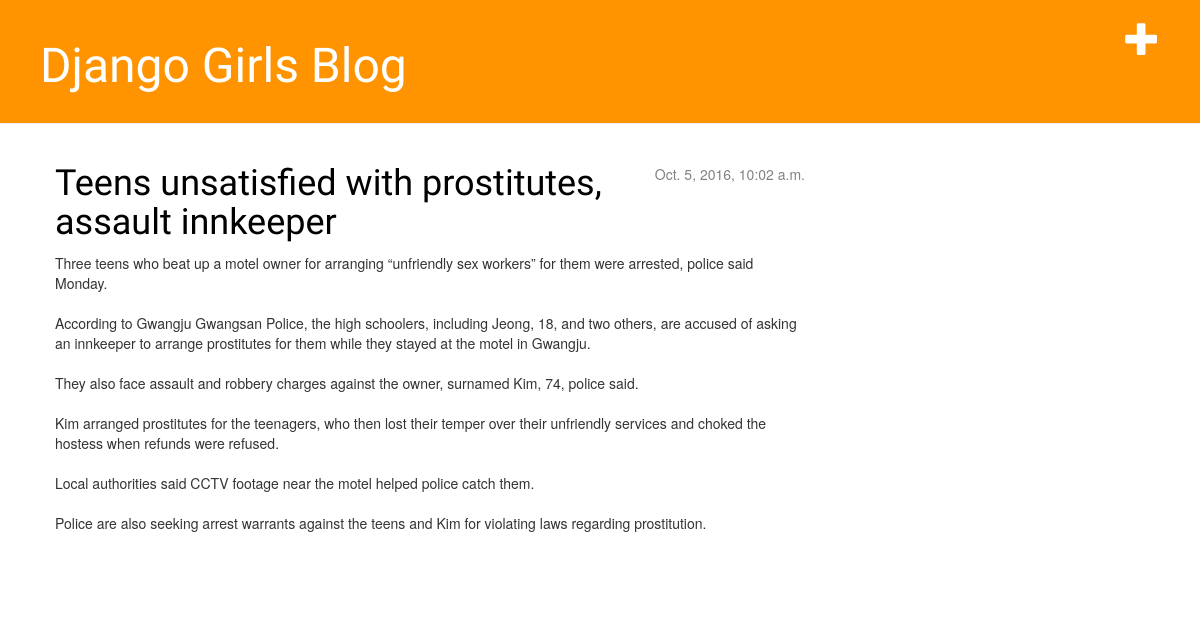
Before: / with the older database file.
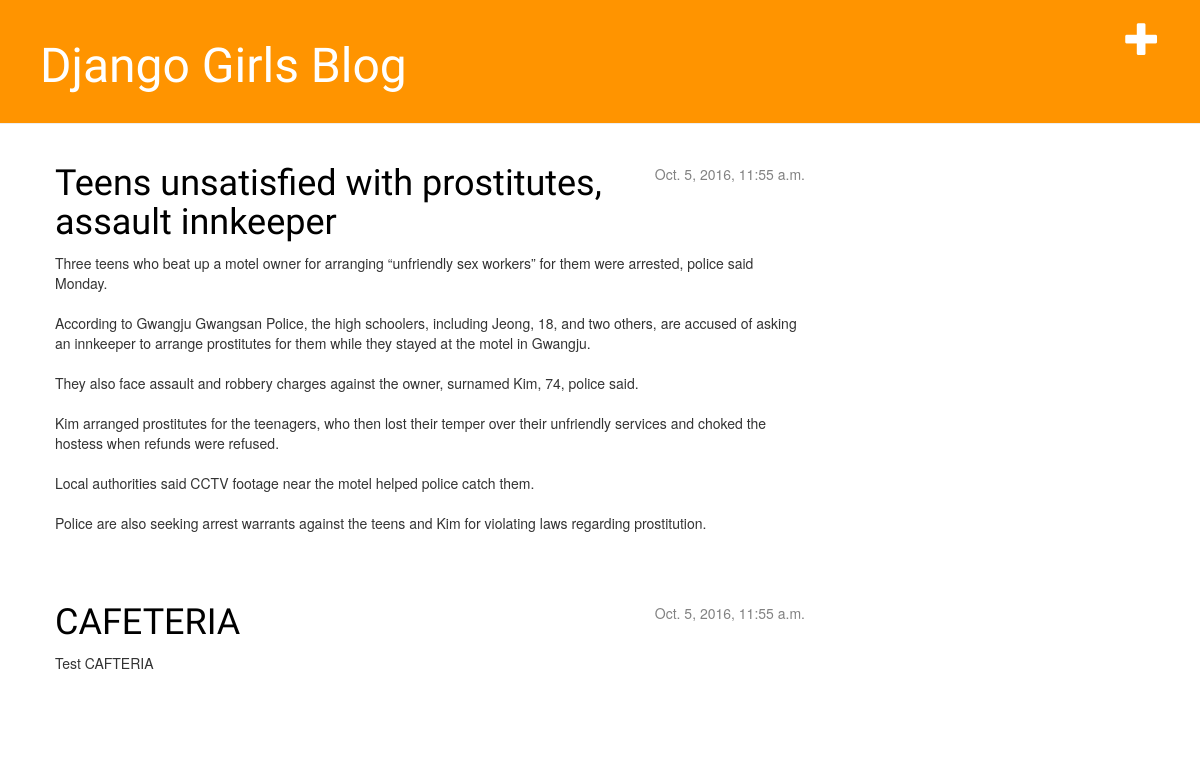
After: the same page with the newer database file.
### blog/models.py (models this page shows, shortened)
class Post(models.Model):
	author = models.ForeignKey('auth.User')
	title = models.CharField(max_length=200)
	text = models.TextField()
	created_date = models.DateTimeField(
			default=timezone.now)
	published_date = models.DateTimeField(
			blank=True, null=True)

### blog/views.py (the view)
# urls.py: url(r'^$', views.post_list, name='post_list'),
def post_list(request):
	posts = Post.objects.filter(published_date__lte=timezone.now()).order_by('published_date')
	return render(request, 'blog/post_list.html', {'posts':posts})

### blog/templates/blog/post_list.html (shortened to what this page needs)
{% extends 'blog/base.html' %}
{% block content %}
    {% for post in posts %}
        <div class="post">
            <div class="date">
                {{ post.published_date }}
            </div>
            <h1><a href="{% url 'post_detail' pk=post.pk %}">{{ post.title }}</a></h1>
            <p>{{ post.text|linebreaksbr }}</p>
        </div>
    {% endfor %}
{% endblock content %}
{% load staticfiles %}

### blog/templates/blog/base.html (shortened to what this page needs)
{% load staticfiles %}
<html>
    <head>
        <link rel="stylesheet" href="//maxcdn.bootstrapcdn.com/bootstrap/3.2.0/css/bootstrap.min.css">
        <link rel="stylesheet" href="//maxcdn.bootstrapcdn.com/bootstrap/3.2.0/css/bootstrap-theme.min.css">
        <link rel="stylesheet" href="{% static 'css/blog.css' %}">
    </head>
	<body>
		<div class="page-header">
			<a href="{% url 'post_new' %}" class="top-menu"><span class="glyphicon glyphicon-plus"></span></a>
			<h1><a href="/">Django Girls Blog</a></h1>
		</div>
		<div class="content container">
			<div class="row">
				<div class="col-md-8">
				{% block content %}
				{% endblock %}
				</div>
			</div>
		</div>
	</body>
</html>

### blog/static/css/blog.css (style rules this page uses)
.page-header { background-color: #ff9400; margin-top: 0; padding: 20px 20px 20px 40px; }
.page-header h1, .page-header h1 a, .page-header h1 a:visited, .page-header h1 a:active { color: #ffffff; font-size: 36pt; text-decoration: none; }
.content { margin-left: 40px; }
h1, h2, h3, h4 { font-family: 'Lobster', cursive; }
.date { float: right; color: #828282; }
.top-menu, .top-menu:hover, .top-menu:visited { color: #ffffff; float: right; font-size: 26pt; margin-right: 20px; }
.post { margin-bottom: 70px; }
.post h1 a, .post h1 a:visited { color: #000000; }

Changed rows visible on the page:
changed Post "Teens unsatisfied with prostitutes, assault innkeeper": published_date "Oct. 5, 2016, 10:02 a.m." → "Oct. 5, 2016, 11:55 a.m."
added Post: published_date "Oct. 5, 2016, 11:55 a.m.", title "CAFETERIA", text "Test CAFTERIA"
